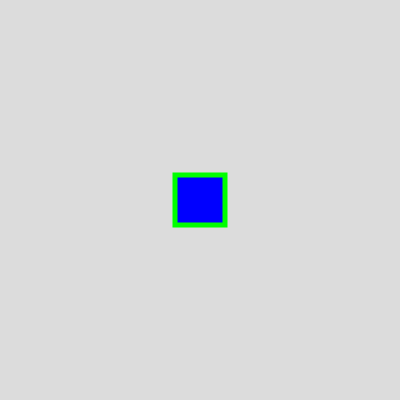
Frame 1 (no input)
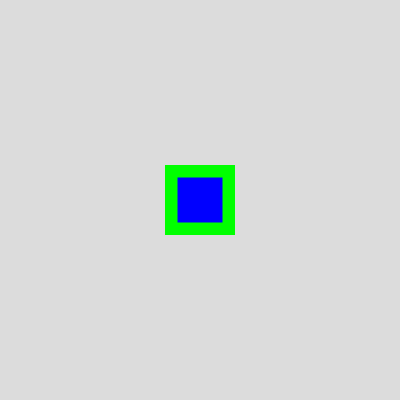
Frame 60 (no input)
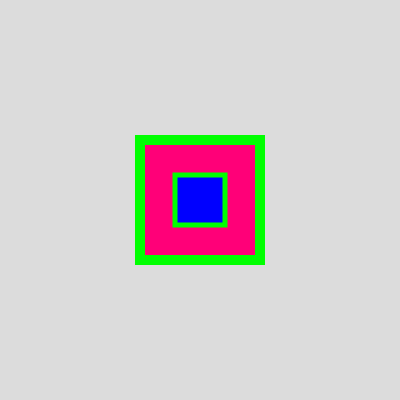
Frame 120 (the mouse pressed at the canvas centre since frame 60)

The p5.js sketch that drew these frames (run headless with seeded random() and noise() and a simulated clock; from frame 60 on, the mouse is pressed at the canvas centre):

// p5.js sketch
// ── sketch.js
function setup() {
  createCanvas(400, 400);
}

let posX = 200;
let posY = 200;

let sizeChange = 0;

let color = 0;

function keyPressed() {
  console.log(key)

  if (key == "d") {
    posX += 50;
  }

  if (key == "a") {
    posX -= 50;
  }

  if (key == "w") {
    posY -= 50;
  }

  if (key == "s") {
    posY += 50;
  }

  if (key == " ") {
    sizeChange = 0;
  }
}

function draw() {
  background(220);

  sizeChange += 1;
  color += 1;


  rectMode(CENTER)
  fill(255, 0, color)
  stroke(0, 255, 0)
  strokeWeight(10)
  rect(200, 200, sizeChange, sizeChange)


  fill(0, 0, 255)
  strokeWeight(5)
  rect(posX, posY, 50, 50)

  if (sizeChange == 400) {
    sizeChange = 0;
  }
  if (color == 255) {
    color = 0;
  }

}
